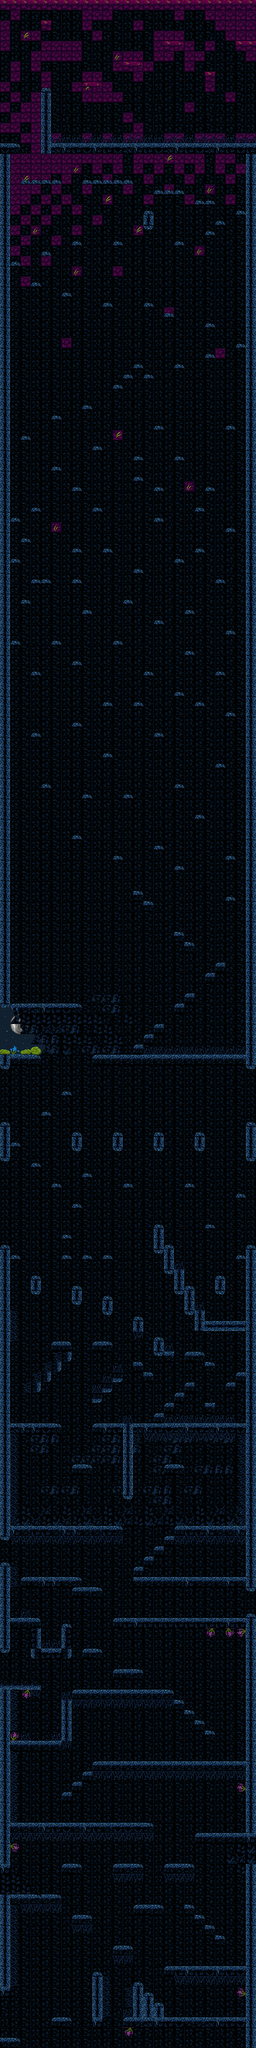

Tiled map render using the project's own tile images. Description and the map definition, with tile-layer contents summarised, below:
An orthogonal 25x200 tile map with 32x32 px tiles, 4 tile layers (bg_2, lua, bg_1, superfície).

<map version="1.0" orientation="orthogonal" renderorder="right-down" width="25" height="200" tilewidth="32" tileheight="32" nextobjectid="1">
 <tileset firstgid="1" name="tileset-platformer" tilewidth="32" tileheight="32" tilecount="840" columns="35">
  <image source="tileset-platformer_final.png" width="1120" height="768" />
 </tileset>
 <layer name="bg_2" width="25" height="200">
  <data>[5000 cells, 5000 non-empty, 30 distinct tile ids]</data>
 </layer>
 <layer name="lua" width="25" height="200">
  <data>[5000 cells, 4 non-empty, 4 distinct tile ids]</data>
 </layer>
 <layer name="bg_1" width="25" height="200">
  <data>[5000 cells, 4994 non-empty, 20 distinct tile ids]</data>
 </layer>
 <layer name="superfície" width="25" height="200">
  <data>[5000 cells, 1062 non-empty, 20 distinct tile ids]</data>
 </layer>
</map>
